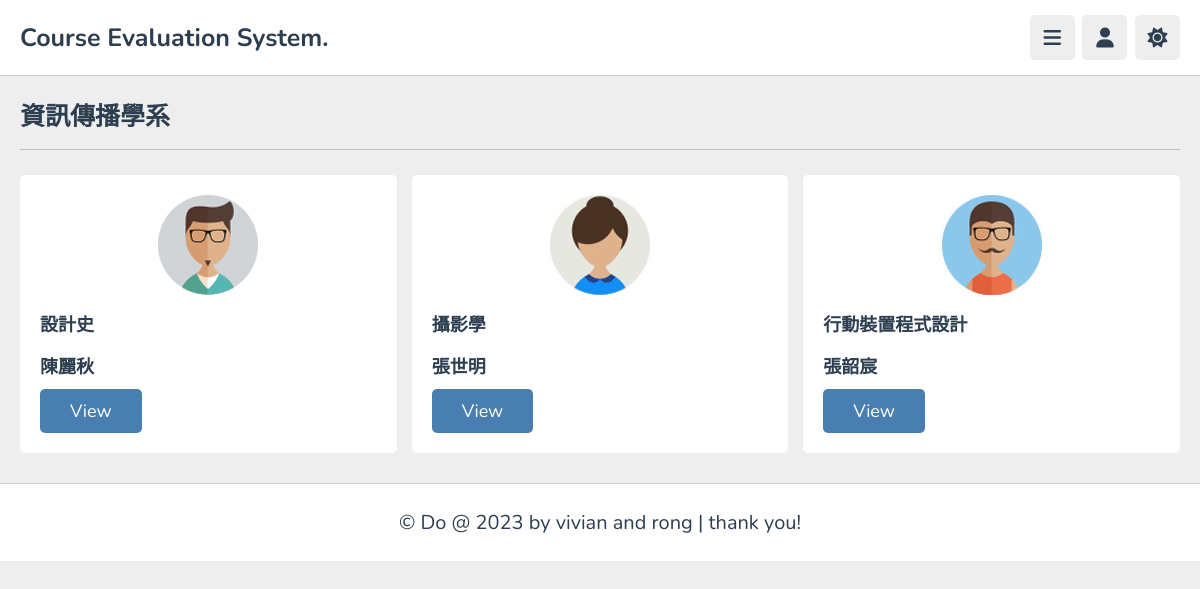
The page /show/ic.php on the database its author committed.
### tables this page shows
CREATE TABLE `course` (
  `course_number` mediumtext NOT NULL,
  `course_name` mediumtext NOT NULL,
  `teacher` mediumtext NOT NULL,
  `department` int(11) NOT NULL,
  `star_1` int(11) NOT NULL,
  `star_2` int(11) NOT NULL,
  `star_3` int(11) NOT NULL,
  `star_4` int(11) NOT NULL,
  `number_of_people` int(255) NOT NULL,
  `course_id` int(11) NOT NULL,
  `time` text NOT NULL
);

### show/ic.php (the view, shortened to what this page needs)
 <?php
   include("../database.php");
   $sql = "SELECT * FROM course WHERE department = 3";
   $result = mysqli_query($conn, $sql);
?>
<!DOCTYPE html>
<html lang="en">
<head>
    <link rel="stylesheet" href="https://cdnjs.cloudflare.com/ajax/libs/font-awesome/6.4.0/css/all.min.css">
    <link rel="stylesheet" href="style.css">
</head>
<body>
   <?php include 'header.php'; ?>
   <section class="playlist-videos">
      <h1 class="heading">資訊傳播學系</h1>
      <div class="box-container">
         <?php
            foreach ($result as $r){
               $course_id = $r["course_id"];
               $course_name = $r["course_name"];
               $teacher = $r['teacher'];
               $picture_num = rand(1,9);
         ?>
         <a id= <?php echo $course_id; ?> class="box" href="course.php?get_course_id=<?= $course_id;?>" onclick="go_to_course(this)">
            <div class="tutor">
               <img src="images/pic-<?php echo $picture_num; ?>.jpg" alt="">
               <div>
                  <h3 id="course_name<?php echo $course_id; ?>"><?php echo $course_name; ?></h3>
               </div>
            </div>
            <h3 id="teacher<?php echo $course_id; ?>"><?php echo $teacher; ?></h3>
         <div href="#" class="inline-btn">view</div>
         </a>
         <?php
            }
         ?>
      </div>
   </section>
   <?php
      include 'footer.php';
   ?>
</body>
</html>

### show/style.css (style rules this page uses)
:root { --main-color:#487eb0; --red:#e74c3c; --orange:#f39c12; --light-color:#888; --light-bg:#eee; --black:#2c3e50; --white:#fff; --border:.1rem solid rgba(0,0,0,.2); }
* { font-family: 'Nunito', sans-serif; margin:0; padding:0; box-sizing: border-box; outline: none; border:none; text-decoration: none; }
.inline-btn, .inline-option-btn, .inline-delete-btn, .btn, .delete-btn, .option-btn { border-radius: .5rem; color:#fff; font-size: 1.8rem; cursor: pointer; text-transform: capitalize; padding:1rem 3rem; text-align: center; margin-top: 1rem; }
.inline-btn, .inline-option-btn, .inline-delete-btn { display: inline-block; }
.btn, .inline-btn { background-color: var(--main-color); }
html { font-size: 62.5%; overflow-x: hidden; }
body { background-color: var(--light-bg); padding-left: 30rem; }
section { padding:2rem; margin: 0 auto; max-width: 1200px; }
@media (max-width:1200px) { body { padding-left: 0; } }
.heading { font-size: 2.5rem; color:var(--black); margin-bottom: 2.5rem; border-bottom: var(--border); padding-bottom: 1.5rem; text-transform: capitalize; }
.playlist-videos .box-container { display: grid; grid-template-columns: repeat(auto-fit, minmax(30rem, 1fr)); gap:1.5rem; justify-content: center; align-items: flex-start; }
.playlist-videos .box-container .box { background-color: var(--white); border-radius: .5rem; padding: 2rem; position: relative; }
.playlist-videos .box-container .box img { width: 10rem; height: 10rem; object-fit: cover; border-radius: .5rem; text-align: center; display: block; margin: 0 auto; }
.playlist-videos .box-container .box h3 { margin-top: 1.5rem; font-size: 1.8rem; color: var(--black); }

### rows shown on the page
course: shows a picture, course_name "設計史", teacher "陳麗秋"
course: shows a picture, course_name "攝影學", teacher "張世明"
course: shows a picture, course_name "行動裝置程式設計", teacher "張韶宸"
